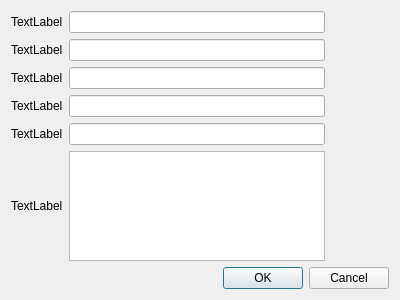
<?xml version="1.0" encoding="UTF-8"?>
<ui version="4.0">
 <class>CompanyDialog</class>
 <widget class="QDialog" name="CompanyDialog">
  <property name="windowModality">
   <enum>Qt::WindowModal</enum>
  </property>
  <property name="geometry">
   <rect>
    <x>0</x>
    <y>0</y>
    <width>400</width>
    <height>300</height>
   </rect>
  </property>
  <property name="windowTitle">
   <string>Dialog</string>
  </property>
  <layout class="QGridLayout" name="gridLayout">
   <item row="0" column="0">
    <widget class="QLabel" name="nameLabel">
     <property name="text">
      <string>TextLabel</string>
     </property>
    </widget>
   </item>
   <item row="0" column="1">
    <widget class="QLineEdit" name="nameLineEdit">
     <property name="sizePolicy">
      <sizepolicy hsizetype="Expanding" vsizetype="Fixed">
       <horstretch>0</horstretch>
       <verstretch>0</verstretch>
      </sizepolicy>
     </property>
    </widget>
   </item>
   <item row="1" column="0">
    <widget class="QLabel" name="addressLabel">
     <property name="text">
      <string>TextLabel</string>
     </property>
    </widget>
   </item>
   <item row="1" column="1">
    <widget class="QLineEdit" name="addressLineEdit"/>
   </item>
   <item row="2" column="0">
    <widget class="QLabel" name="telLabel">
     <property name="text">
      <string>TextLabel</string>
     </property>
    </widget>
   </item>
   <item row="2" column="1">
    <widget class="QLineEdit" name="telLineEdit"/>
   </item>
   <item row="3" column="0">
    <widget class="QLabel" name="mobTelLabel">
     <property name="text">
      <string>TextLabel</string>
     </property>
    </widget>
   </item>
   <item row="3" column="1">
    <widget class="QLineEdit" name="mobTelLineEdit"/>
   </item>
   <item row="4" column="0">
    <widget class="QLabel" name="faxLabel">
     <property name="text">
      <string>TextLabel</string>
     </property>
    </widget>
   </item>
   <item row="4" column="1">
    <widget class="QLineEdit" name="faxLineEdit"/>
   </item>
   <item row="5" column="0">
    <widget class="QLabel" name="descriptionLabel">
     <property name="text">
      <string>TextLabel</string>
     </property>
    </widget>
   </item>
   <item row="5" column="1">
    <widget class="QPlainTextEdit" name="descriptionTextEdit"/>
   </item>
   <item row="6" column="0" colspan="3">
    <widget class="QDialogButtonBox" name="buttonBox">
     <property name="orientation">
      <enum>Qt::Horizontal</enum>
     </property>
     <property name="standardButtons">
      <set>QDialogButtonBox::Cancel|QDialogButtonBox::Ok</set>
     </property>
    </widget>
   </item>
   <item row="0" column="2">
    <widget class="QLabel" name="labelDataName">
     <property name="sizePolicy">
      <sizepolicy hsizetype="Expanding" vsizetype="Preferred">
       <horstretch>0</horstretch>
       <verstretch>0</verstretch>
      </sizepolicy>
     </property>
     <property name="text">
      <string/>
     </property>
    </widget>
   </item>
   <item row="1" column="2">
    <widget class="QLabel" name="labelDataAddress">
     <property name="sizePolicy">
      <sizepolicy hsizetype="Expanding" vsizetype="Preferred">
       <horstretch>0</horstretch>
       <verstretch>0</verstretch>
      </sizepolicy>
     </property>
     <property name="text">
      <string/>
     </property>
    </widget>
   </item>
   <item row="2" column="2">
    <widget class="QLabel" name="labelDataTel">
     <property name="sizePolicy">
      <sizepolicy hsizetype="Expanding" vsizetype="Preferred">
       <horstretch>0</horstretch>
       <verstretch>0</verstretch>
      </sizepolicy>
     </property>
     <property name="text">
      <string/>
     </property>
    </widget>
   </item>
   <item row="3" column="2">
    <widget class="QLabel" name="labelDataMobTel">
     <property name="sizePolicy">
      <sizepolicy hsizetype="Expanding" vsizetype="Preferred">
       <horstretch>0</horstretch>
       <verstretch>0</verstretch>
      </sizepolicy>
     </property>
     <property name="text">
      <string/>
     </property>
    </widget>
   </item>
   <item row="4" column="2">
    <widget class="QLabel" name="labelDataFax">
     <property name="sizePolicy">
      <sizepolicy hsizetype="Expanding" vsizetype="Preferred">
       <horstretch>0</horstretch>
       <verstretch>0</verstretch>
      </sizepolicy>
     </property>
     <property name="text">
      <string/>
     </property>
    </widget>
   </item>
   <item row="5" column="2">
    <widget class="QLabel" name="labelDataDesc">
     <property name="sizePolicy">
      <sizepolicy hsizetype="Expanding" vsizetype="Expanding">
       <horstretch>0</horstretch>
       <verstretch>0</verstretch>
      </sizepolicy>
     </property>
     <property name="text">
      <string/>
     </property>
    </widget>
   </item>
  </layout>
 </widget>
 <resources/>
 <connections>
  <connection>
   <sender>buttonBox</sender>
   <signal>accepted()</signal>
   <receiver>CompanyDialog</receiver>
   <slot>accept()</slot>
   <hints>
    <hint type="sourcelabel">
     <x>248</x>
     <y>254</y>
    </hint>
    <hint type="destinationlabel">
     <x>157</x>
     <y>274</y>
    </hint>
   </hints>
  </connection>
  <connection>
   <sender>buttonBox</sender>
   <signal>rejected()</signal>
   <receiver>CompanyDialog</receiver>
   <slot>reject()</slot>
   <hints>
    <hint type="sourcelabel">
     <x>316</x>
     <y>260</y>
    </hint>
    <hint type="destinationlabel">
     <x>286</x>
     <y>274</y>
    </hint>
   </hints>
  </connection>
 </connections>
</ui>
